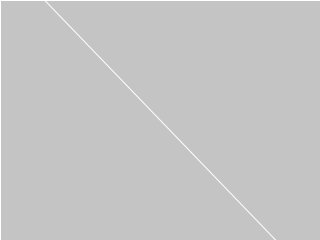
Frame 1 (no input)
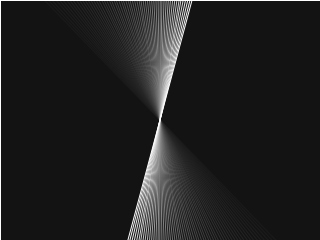
Frame 60 (the mouse pressed at the canvas centre just before this capture)
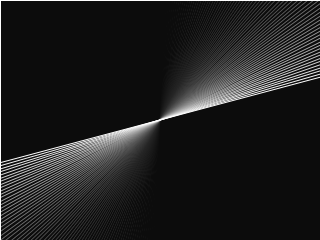
Frame 120 (the mouse held since frame 60 and released just before this capture)

The Processing sketch that drew these frames (run headless with seeded random() and noise(); from frame 60 on, the mouse is pressed at the canvas centre):

// Processing sketch: processing_16298
// ── processing_16298.pde



int compteur;


void setup() {
  size(320, 240);
  frameRate(60);
  fill(0, 0, 0, 10);
  stroke(255);
  smooth();

  compteur = 0;
}

void draw() {
  compteur = compteur + 1;

  rect(0, 0, width, height);

  translate(width / 2, height / 2);
  rotate(radians(compteur));
  line(-height, -height, height, height);
}
